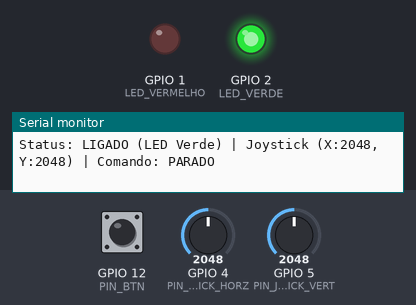
Bench run of a sketch on a simulated ESP32-S3. On the bench: output pins drawn as LEDs (lit = HIGH), the last lines printed to the serial monitor. Inputs (shaded band) come from the test bench; at power-on: GPIO 12 (PIN_BTN) HIGH, GPIO 4 (PIN_JOYSTICK_HORZ) = 2048, GPIO 5 (PIN_JOYSTICK_VERT) = 2048.

Above: at 1.2 s.
1.3 s: GPIO 12 (PIN_BTN) pulled LOW for 0.3 s
At 2.7 s:
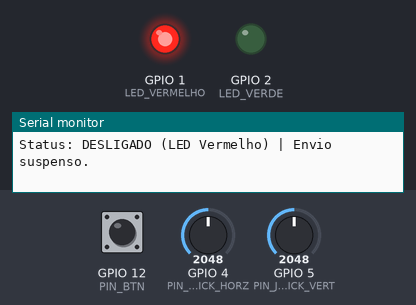
3.1 s: GPIO 12 (PIN_BTN) pulled LOW for 1 s
At 4.0 s:
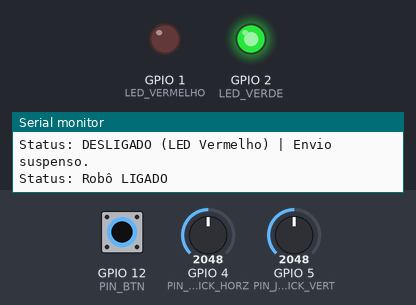
5.6 s: GPIO 4 (PIN_JOYSTICK_HORZ) set to 2576
7.1 s: GPIO 4 (PIN_JOYSTICK_HORZ) set to 2687
9.1 s: GPIO 5 (PIN_JOYSTICK_VERT) set to 2622
10.6 s: GPIO 5 (PIN_JOYSTICK_VERT) set to 2721
Timing chart, 0 to 13.6 s (numbered marks = the images above; inputs shaded):
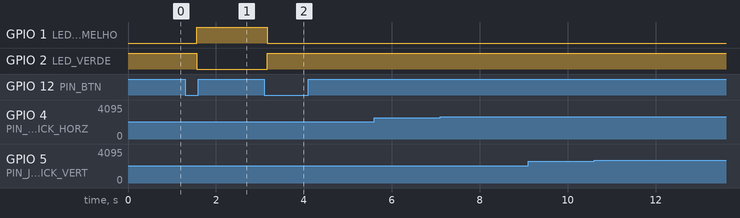

The sketch:

firmware.ino
```cpp
// DEFINIÇÃO DOS PINOS DO ESP32-S3
#define PIN_JOYSTICK_HORZ 4
#define PIN_JOYSTICK_VERT 5
#define PIN_BTN 12
#define LED_VERDE 2
#define LED_VERMELHO 1

const int ADC_CENTRO = 2048;
const int MARGEM_MORTA = 600;

const int LIMITE_SUP_Y = ADC_CENTRO + MARGEM_MORTA; // ~2648
const int LIMITE_INF_Y = ADC_CENTRO - MARGEM_MORTA; // ~1448
const int LIMITE_SUP_X = ADC_CENTRO + MARGEM_MORTA; // ~2648
const int LIMITE_INF_X = ADC_CENTRO - MARGEM_MORTA; // ~1448

bool roboLigado = true;
String ultimoComando = "";

void setup() {
  Serial.begin(115200);

  pinMode(PIN_BTN, INPUT_PULLUP);
  pinMode(LED_VERDE, OUTPUT);
  pinMode(LED_VERMELHO, OUTPUT);
  digitalWrite(LED_VERDE, HIGH);
  digitalWrite(LED_VERMELHO, LOW);

  Serial.println("CONTROLE REMOTO INICIALIZADO");
}

void loop() {
  // VERIFICAÇÃO DO ESTADO DO BOTÃO
  if (digitalRead(PIN_BTN) == LOW) {
    delay(50);
    if (digitalRead(PIN_BTN) == LOW) {
      if (roboLigado) {
        roboLigado = false;

        // Atualiza os LEDs
        digitalWrite(LED_VERDE, LOW);
        digitalWrite(LED_VERMELHO, HIGH);

        // Feedback no Serial
        Serial.println("Status: Robô DESLIGADO");

        // Loop de espera para soltar o botão antes de continuar
        while (digitalRead(PIN_BTN) == LOW) {
          delay(10);
        }
      } else {
        // Se já estiver desligado, um novo clique religa o controle/robô
        roboLigado = true;
        digitalWrite(LED_VERDE, HIGH);
        digitalWrite(LED_VERMELHO, LOW);

        Serial.println("Status: Robô LIGADO");

        while (digitalRead(PIN_BTN) == LOW) {
          delay(10);
        }
      }
    }
  }

  // PROCESSAMENTO DO JOYSTICK
  if (roboLigado) {
    int valorX = analogRead(PIN_JOYSTICK_HORZ);
    int valorY = analogRead(PIN_JOYSTICK_VERT);

    String comandoAtual = "PARADO";

    // Determina a direção com base nos limites analógicos
    if (valorY > LIMITE_SUP_Y) {
      comandoAtual = "Frente";
    }
    else if (valorY < LIMITE_INF_Y) {
      comandoAtual = "Trás";
    }
    else if (valorX > LIMITE_SUP_X) {
      comandoAtual = "Esquerda";
    }
    else if (valorX < LIMITE_INF_X) {
      comandoAtual = "Direita";
    }

    // Atualiza a exibição no Serial continuamente
    Serial.print("Status: LIGADO (LED Verde) | Joystick (X:");
    Serial.print(valorX);
    Serial.print(", Y:");
    Serial.print(valorY);
    Serial.print(") | Comando: ");
    Serial.println(comandoAtual);

    ultimoComando = comandoAtual;
  } else {
    // Caso o robô esteja desligado remotamente
    Serial.println("Status: DESLIGADO (LED Vermelho) | Envio suspenso.");
  }

  delay(250); // Taxa de atualização das leituras e logs no Serial
}
```

Measured:
- after the input at 1.3 s, GPIO 1 (LED_VERMELHO): LOW → HIGH after 0.26 s; GPIO 2 (LED_VERDE): HIGH → LOW after 0.26 s
- after the input at 3.1 s, GPIO 1 (LED_VERMELHO): HIGH → LOW after 0.06 s; GPIO 2 (LED_VERDE): LOW → HIGH after 0.06 s
